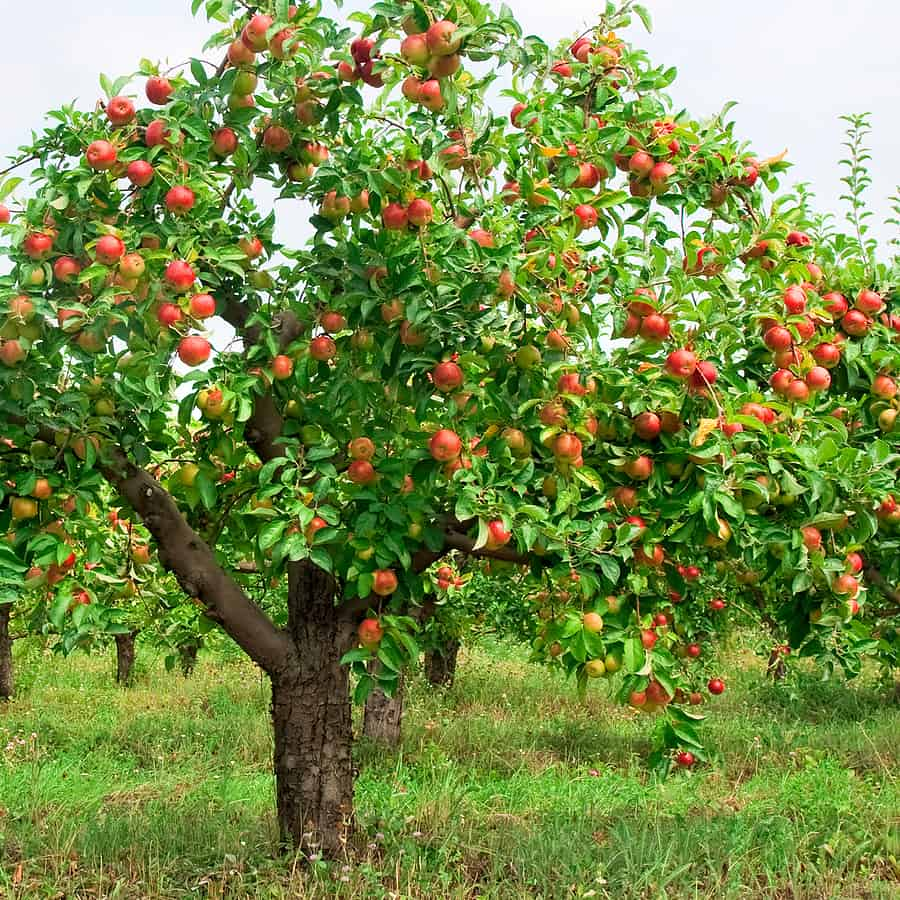
#> input picture tree.jpg, 900 x 900 px; its folder holds only this picture in this run
$ python -i trad_approach_def.py   (imports and definitions only)
#> lines starting #> are read from the running program, lines starting #| are printed output that depends on the picture; after the words box and inside, x2 and y2 are one past the last pixel; in counts of white or black regions, pixels touching at a corner belong together
import numpy as np
import matplotlib.pyplot as plt
import matplotlib.image as mpimg
import cv2 as cv
from os import listdir
from os.path import isfile, join
import statistics
import sys
from numpy.core.numeric import outer
import random
path_imgs = "MinneApple/imgs/detection/train/images/"
path_masks = "MinneApple/imgs/detection/train/masks/"

inch = 15

def magic_wand(img_hsv,color,tolerance):
    lowerBound = np.array(list_dif(color,tolerance))
    upperBound = np.array(list_sum(color,tolerance))
    mask2 = False
    mask3 = False
    #used for circling around the HSV cylindrical color space
    if lowerBound[0]<0:
        lowerBound2 = lowerBound.copy()
        upperBound2 = upperBound.copy()
        upperBound2[0] = 360
        lowerBound2[0] = 360 + lowerBound[0]
        lowerBound[0] = 0
        mask2 = True
    if upperBound[0]>360:
        lowerBound3 = lowerBound.copy()
        upperBound3 = upperBound.copy()
        lowerBound3[0] = 0
        upperBound3[0] = upperBound[0]-360
        upperBound[0] = 360
        mask3 = True

    #generate the mask
    mask=cv.inRange(img_hsv,lowerBound,upperBound)

    #used to generate the additional pask if we circle around
    #the hsv color space
    if mask2:
        mask2=cv.inRange(img_hsv,lowerBound,upperBound)
        mask = mask + mask2
    if mask3:
        mask3=cv.inRange(img_hsv,lowerBound,upperBound)
        mask = mask + mask3
    return mask


def list_dif(a,b):
    """
    calculate the difference between each item of 2 lists
    """
    return [a_i - b_i for a_i, b_i in zip(a, b)]

def list_sum(a,b):
    """
    calculate the sum between each item of 2 lists
    """
    return [a_i + b_i for a_i, b_i in zip(a, b)]


def hsv_degre_and_percent_to_255(hsv_degre_and_percent):
    """convert an HSV color with ranges [0-360,0-100,0-100]
    to [0-180,0-255,0-255]"""
    hsv_255 = [0,0,0]
    hsv_255[0] = hsv_degre_and_percent[0]*180/360
    hsv_255[1] = hsv_degre_and_percent[1]*255/100
    hsv_255[2] = hsv_degre_and_percent[2]*255/100
    return hsv_255


# [8 lines left out: function hsv_255_to_degre_and_percent, not called in this run]

def model_of_nb_of_apple(x):
    A = 1.5-0.1*(x-6)**2
    B = 0.4-0.001*(x-40)**2
    if x>80:
        return 0.4-0.001*(80-40)**2
    return max([A,B])


# [82 lines left out: functions show_img, generate_cool_mask, draw_on_original, ground_truth, not called in this run]

def create_mask_with_color(source_path,parameters,color_hsv_deg_and_percent):

#> called with source_path = 'tree.jpg'
    tolerance = parameters[0]
    i_opening = parameters[1]
    s_kernel = parameters[2]

    src = cv.imread(source_path)
#> src is the input picture: shape (900, 900, 3); mean B, G, R 72.8, 139.6, 120
    src_hsv = cv.cvtColor(src, cv.COLOR_BGR2HSV)
#> src_hsv: shape (900, 900, 3); mean H, S, V 45.6, 153.7, 147.1

    color_hsv_255 = hsv_degre_and_percent_to_255(color_hsv_deg_and_percent)

    mask_apple = magic_wand(src_hsv,color_hsv_255,tolerance)
#> in magic_wand, `mask=cv.inRange(img_hsv,lowerBound,upperBound)`:
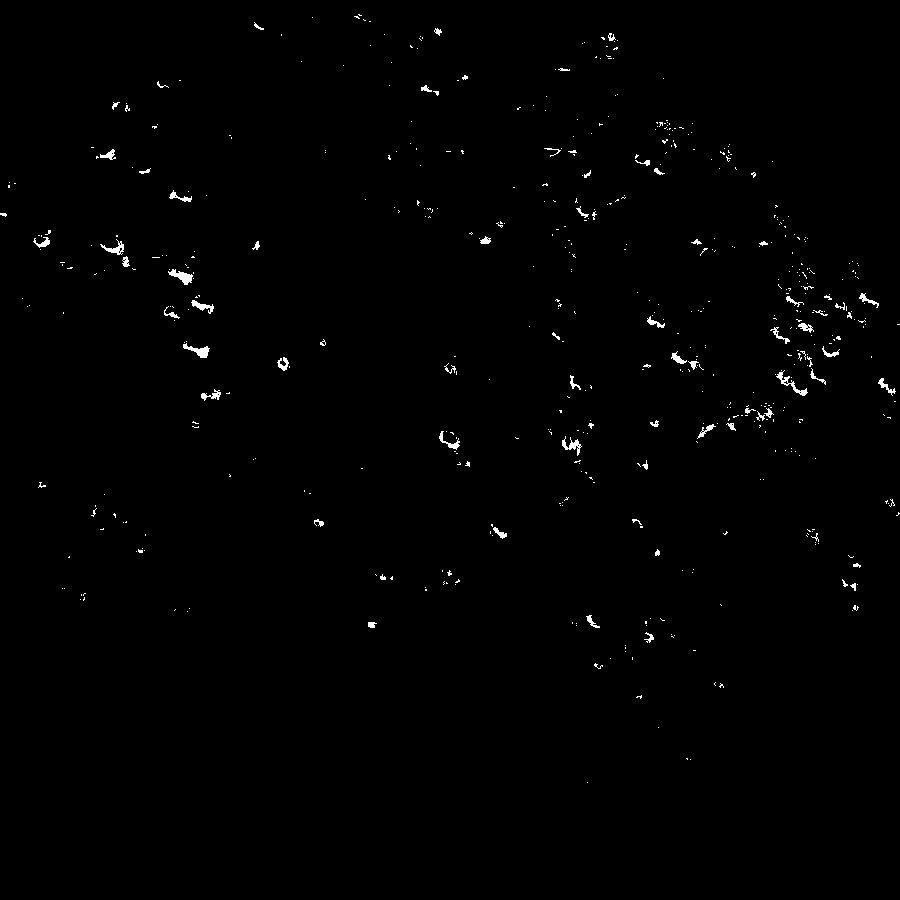
#> mask: shape (900, 900); 0.66% white in thin lines or dots, all inside (x1, y1, x2, y2) = (0, 14, 900, 783)
    #show_img(mask_apple,title = "Mask before openings")
    #kernel = np.ones((s_kernel,s_kernel),np.uint8)
    kernel = cv.getStructuringElement(cv.MORPH_CROSS,(s_kernel,s_kernel))
    # erosion then dilation = closing
    mask_apple = cv.morphologyEx(mask_apple, cv.MORPH_OPEN, kernel,iterations=i_opening)
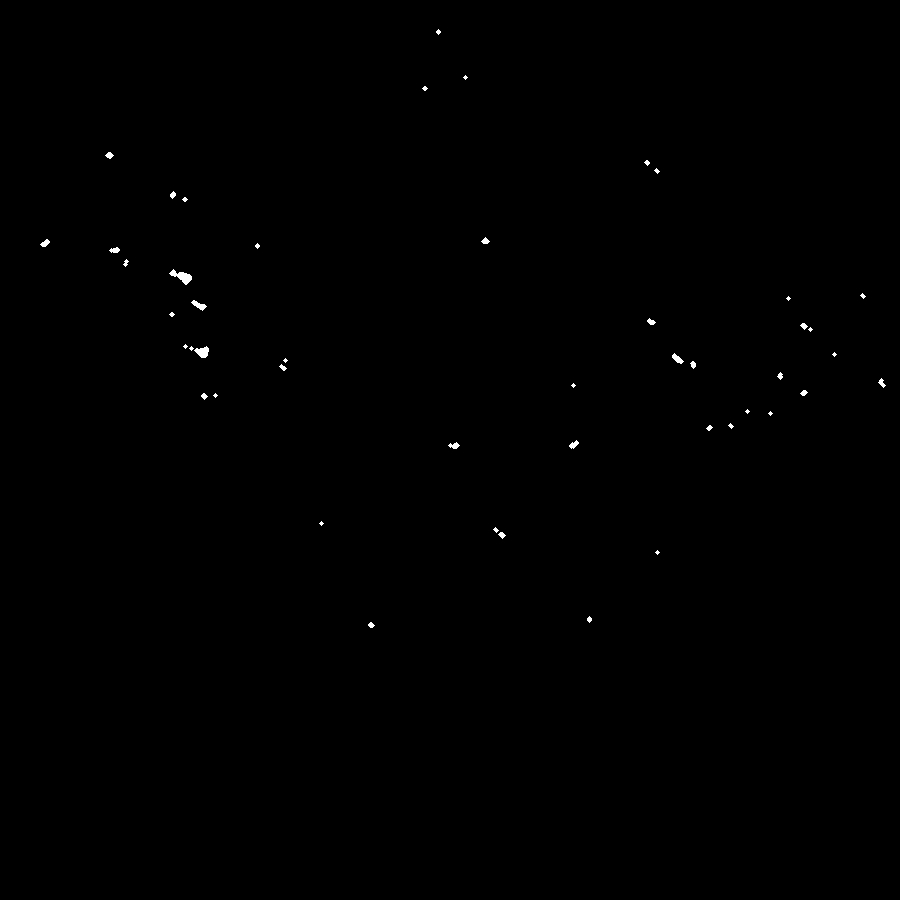
#> mask_apple: shape (900, 900); values 0 (black) and 254 (white), 0.18% white; 47 white regions (22 under 20 px), largest, box (x1, y1, x2, y2) and area: (169, 269, 192, 285) 162, (194, 346, 209, 358) 113, (191, 300, 207, 311) 77

    return mask_apple


def count_apples(source_path,parameters=[[30,30,30],2,3],show = True,tech = "mean",opening_yellow = 0):
    """
    take the path of an image with apples, use the parameters provided
    and return the number of apples found
    parameters = [[tolerance_H,tolerance_S,tolerance_V], i_opening, s_kernel]
    [tolerance_H,tolerance_S,tolerance_V] between 0 and 255 for the magic wand
    i_opening : nb of opening
    s_kernal : width and height of the square kernel
    """
    red_color_hsv_deg_and_percent = [355, 73, 89] #apple_color_hsv_deg_and_percent
    yellow_hsv_deg_and_percent = [58, 75, 100] #apple_color_hsv_deg_and_percent
    yellow_param = parameters.copy()
    yellow_param[1]+= opening_yellow
    dilation_yellow = create_mask_with_color(source_path,yellow_param,yellow_hsv_deg_and_percent)
    dilation_red = create_mask_with_color(source_path,parameters,red_color_hsv_deg_and_percent)
#> in magic_wand (call 2), `mask=cv.inRange(img_hsv,lowerBound,upperBound)`:
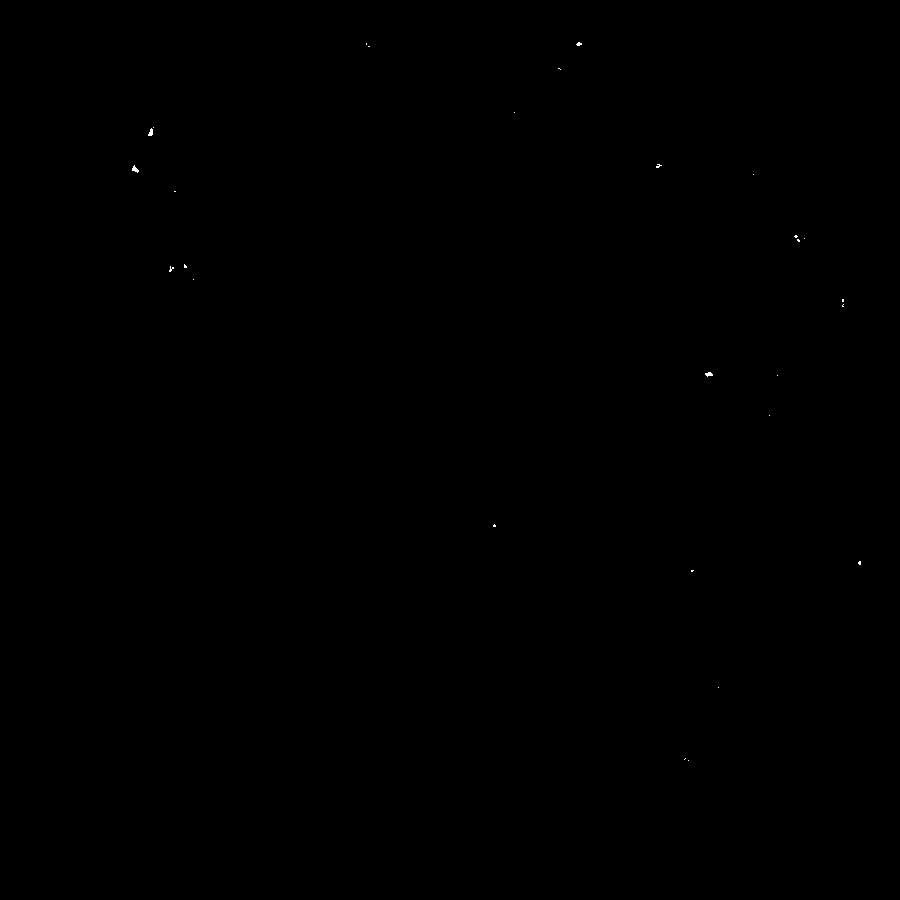
#> mask: shape (900, 900); 0.02% white in thin lines or dots, all inside (x1, y1, x2, y2) = (132, 42, 861, 761)
#> in create_mask_with_color (call 2), `mask_apple = cv.morphologyEx(mask_apple, cv.MORPH_OPEN, kernel,iterati..`: mask_apple: shape (900, 900); 0% white in thin lines or dots, all inside (x1, y1, x2, y2) = (132, 166, 138, 172)

    dilationu8_yellow = np.uint8(dilation_yellow)
    dilationu8_red = np.uint8(dilation_red)


    Components_Stats_yellow = cv.connectedComponentsWithStats(dilationu8_yellow)
    Components_Stats_red = cv.connectedComponentsWithStats(dilationu8_red)

    P_a = model_of_nb_of_apple(Components_Stats_yellow[0])
#> P_a = 0.336
    P_b = model_of_nb_of_apple(Components_Stats_red[0])
#> P_b = -0.1

    if show:
        plt.figure(figsize = (inch,inch))
        plt.title("Our yellow mask")
        plt.axis('off')
        plt.imshow(dilation_yellow,cmap= "gray")
        plt.show()
        plt.figure(figsize = (inch,inch))
        plt.axis('off')
        plt.title("Our red mask")
        plt.imshow(dilation_red,cmap= "gray")
        plt.show()
        if tech == "proba":
            print(P_a,P_b)
            if P_a > P_b:
                print("we keep the yellow mask")
            else:
                print("we keep the red mask")

    if tech == "sum":
        if Components_Stats_yellow[0]>100 and Components_Stats_red[0]>25:
            return Components_Stats_red,dilationu8_red
        else:
            final_mask = dilationu8_yellow + dilationu8_red
            Components_Stats_sum = cv.connectedComponentsWithStats(final_mask)
            return Components_Stats_sum,final_mask
    if tech == "mean":
        mean = [0,0]
        mean[0] = (Components_Stats_yellow[0] + Components_Stats_red[0])/2
        return mean,dilationu8_yellow
    elif tech == "proba":
        if P_a > P_b:
            return Components_Stats_yellow,dilationu8_yellow
        else:
            return Components_Stats_red,dilationu8_red


# [124 lines left out: functions ground_truth_for_all_data, do_n_img, not called in this run]

>>> result = count_apples('tree.jpg')
